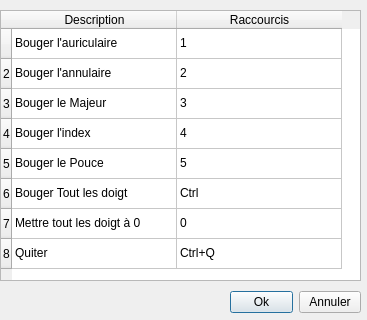
<?xml version="1.0" encoding="UTF-8"?>
<ui version="4.0">
 <class>shortcut</class>
 <widget class="QDialog" name="shortcut">
  <property name="enabled">
   <bool>true</bool>
  </property>
  <property name="geometry">
   <rect>
    <x>0</x>
    <y>0</y>
    <width>367</width>
    <height>320</height>
   </rect>
  </property>
  <property name="minimumSize">
   <size>
    <width>367</width>
    <height>320</height>
   </size>
  </property>
  <property name="maximumSize">
   <size>
    <width>367</width>
    <height>320</height>
   </size>
  </property>
  <property name="windowTitle">
   <string>Raccourcis Clavier</string>
  </property>
  <property name="windowIcon">
   <iconset>
    <normaloff>Images/configurer-icone-7451-96.png</normaloff>Images/configurer-icone-7451-96.png</iconset>
  </property>
  <property name="sizeGripEnabled">
   <bool>false</bool>
  </property>
  <widget class="QTableWidget" name="tableWidget">
   <property name="geometry">
    <rect>
     <x>0</x>
     <y>10</y>
     <width>361</width>
     <height>271</height>
    </rect>
   </property>
   <property name="lineWidth">
    <number>1</number>
   </property>
   <property name="midLineWidth">
    <number>0</number>
   </property>
   <property name="rowCount">
    <number>8</number>
   </property>
   <property name="columnCount">
    <number>2</number>
   </property>
   <attribute name="horizontalHeaderDefaultSectionSize">
    <number>165</number>
   </attribute>
   <row>
    <property name="text">
     <string/>
    </property>
   </row>
   <row/>
   <row/>
   <row/>
   <row/>
   <row/>
   <row/>
   <row/>
   <column>
    <property name="text">
     <string>Description</string>
    </property>
   </column>
   <column>
    <property name="text">
     <string>Raccourcis</string>
    </property>
    <property name="font">
     <font>
      <stylestrategy>PreferDefault</stylestrategy>
     </font>
    </property>
    <property name="foreground">
     <brush brushstyle="NoBrush">
      <color alpha="255">
       <red>0</red>
       <green>0</green>
       <blue>0</blue>
      </color>
     </brush>
    </property>
   </column>
   <item row="0" column="0">
    <property name="text">
     <string>Bouger l'auriculaire</string>
    </property>
    <property name="flags">
     <set>ItemIsEnabled</set>
    </property>
   </item>
   <item row="0" column="1">
    <property name="text">
     <string>1</string>
    </property>
    <property name="flags">
     <set>ItemIsSelectable|ItemIsEnabled</set>
    </property>
   </item>
   <item row="1" column="0">
    <property name="text">
     <string>Bouger l'annulaire</string>
    </property>
    <property name="flags">
     <set>ItemIsEnabled</set>
    </property>
   </item>
   <item row="1" column="1">
    <property name="text">
     <string>2</string>
    </property>
    <property name="flags">
     <set>ItemIsSelectable|ItemIsEnabled</set>
    </property>
   </item>
   <item row="2" column="0">
    <property name="text">
     <string>Bouger le Majeur</string>
    </property>
    <property name="flags">
     <set>ItemIsEnabled</set>
    </property>
   </item>
   <item row="2" column="1">
    <property name="text">
     <string>3</string>
    </property>
    <property name="flags">
     <set>ItemIsSelectable|ItemIsEnabled</set>
    </property>
   </item>
   <item row="3" column="0">
    <property name="text">
     <string>Bouger l'index</string>
    </property>
    <property name="flags">
     <set>ItemIsEnabled</set>
    </property>
   </item>
   <item row="3" column="1">
    <property name="text">
     <string>4</string>
    </property>
    <property name="flags">
     <set>ItemIsSelectable|ItemIsEnabled</set>
    </property>
   </item>
   <item row="4" column="0">
    <property name="text">
     <string>Bouger le Pouce</string>
    </property>
    <property name="flags">
     <set>ItemIsEnabled</set>
    </property>
   </item>
   <item row="4" column="1">
    <property name="text">
     <string>5</string>
    </property>
    <property name="flags">
     <set>ItemIsSelectable|ItemIsEnabled</set>
    </property>
   </item>
   <item row="5" column="0">
    <property name="text">
     <string>Bouger Tout les doigt</string>
    </property>
    <property name="flags">
     <set>ItemIsEnabled</set>
    </property>
   </item>
   <item row="5" column="1">
    <property name="text">
     <string>Ctrl</string>
    </property>
    <property name="flags">
     <set>ItemIsSelectable|ItemIsEnabled</set>
    </property>
   </item>
   <item row="6" column="0">
    <property name="text">
     <string>Mettre tout les doigt à 0</string>
    </property>
    <property name="flags">
     <set>ItemIsEnabled</set>
    </property>
   </item>
   <item row="6" column="1">
    <property name="text">
     <string>0</string>
    </property>
    <property name="flags">
     <set>ItemIsSelectable|ItemIsEnabled</set>
    </property>
   </item>
   <item row="7" column="0">
    <property name="text">
     <string>Quiter</string>
    </property>
    <property name="flags">
     <set>ItemIsEnabled</set>
    </property>
   </item>
   <item row="7" column="1">
    <property name="text">
     <string>Ctrl+Q</string>
    </property>
    <property name="flags">
     <set>ItemIsSelectable|ItemIsEnabled</set>
    </property>
   </item>
  </widget>
  <widget class="QWidget" name="layoutWidget">
   <property name="geometry">
    <rect>
     <x>230</x>
     <y>290</y>
     <width>131</width>
     <height>25</height>
    </rect>
   </property>
   <layout class="QHBoxLayout" name="horizontalLayout">
    <item>
     <widget class="QPushButton" name="ok">
      <property name="text">
       <string>Ok</string>
      </property>
     </widget>
    </item>
    <item>
     <widget class="QPushButton" name="annuler">
      <property name="text">
       <string>Annuler</string>
      </property>
     </widget>
    </item>
   </layout>
  </widget>
 </widget>
 <resources/>
 <connections/>
</ui>
